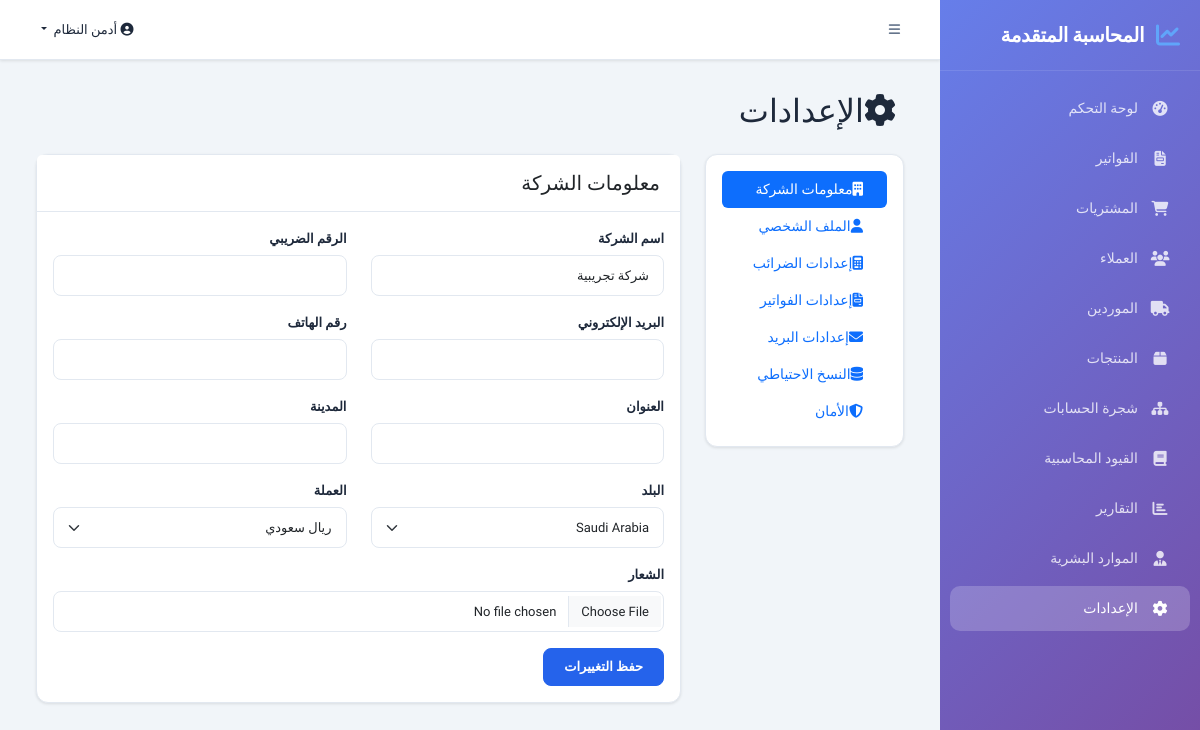
The app's page /settings (signed in) with its own data.
### models.py (models this page shows, shortened)
class User(UserMixin, db.Model):
    __tablename__ = 'users'
    id = db.Column(db.Integer, primary_key=True)
    email = db.Column(db.String(120), unique=True, nullable=False)
    password_hash = db.Column(db.String(256), nullable=False)
    first_name = db.Column(db.String(50), nullable=False)
    last_name = db.Column(db.String(50), nullable=False)
    role = db.Column(db.String(20), default='user')  # admin, accountant, user, viewer
    language = db.Column(db.String(5), default='ar')
    is_active = db.Column(db.Boolean, default=True)
    company_id = db.Column(db.Integer, db.ForeignKey('companies.id'))
    last_login = db.Column(db.DateTime)
    created_at = db.Column(db.DateTime, default=datetime.utcnow)
    @property
    def full_name(self):
        return f"{self.first_name} {self.last_name}"

class Company(db.Model):
    __tablename__ = 'companies'
    id = db.Column(db.Integer, primary_key=True)
    name = db.Column(db.String(200), nullable=False)
    name_ar = db.Column(db.String(200))
    email = db.Column(db.String(120))
    phone = db.Column(db.String(20))
    address = db.Column(db.Text)
    city = db.Column(db.String(100))
    country_code = db.Column(db.String(5), default='SA')
    currency = db.Column(db.String(5), default='SAR')
    tax_number = db.Column(db.String(50))
    commercial_reg = db.Column(db.String(50))
    logo_url = db.Column(db.String(500))
    fiscal_year_start = db.Column(db.String(5), default='01-01')
    subscription_plan = db.Column(db.String(20), default='basic')
    subscription_status = db.Column(db.String(20), default='trial')  # trial, active, expired, cancelled
    subscription_start = db.Column(db.DateTime)
    subscription_end = db.Column(db.DateTime)
    stripe_customer_id = db.Column(db.String(100))
    stripe_subscription_id = db.Column(db.String(100))
    created_at = db.Column(db.DateTime, default=datetime.utcnow)
    updated_at = db.Column(db.DateTime, default=datetime.utcnow, onupdate=datetime.utcnow)
    users = db.relationship('User', backref='company', lazy='dynamic')
    accounts = db.relationship('Account', backref='company', lazy='dynamic')
    journals = db.relationship('JournalEntry', backref='company', lazy='dynamic')
    invoices = db.relationship('Invoice', backref='company', lazy='dynamic')
    purchases = db.relationship('Purchase', backref='company', lazy='dynamic')
    customers = db.relationship('Customer', backref='company', lazy='dynamic')
    suppliers = db.relationship('Supplier', backref='company', lazy='dynamic')
    employees = db.relationship('Employee', backref='company', lazy='dynamic')
    products = db.relationship('Product', backref='company', lazy='dynamic')
    tax_settings = db.relationship('TaxSetting', backref='company', lazy='dynamic')

### app.py (the view)
@app.route('/settings')
@login_required
@company_required
def settings_page():
    accounts = Account.query.filter_by(company_id=current_user.company_id, is_active=True).all()
    return render_template('settings.html', accounts=accounts, company=current_user.company, config=Config)

### templates/settings.html (shortened to what this page needs)
{% extends "base.html" %}
{% block content %}
<div class="container-fluid">
    <div class="row">
        <div class="col-12">
            <h2 class="mb-4"><i class="fas fa-cog ms-2"></i>الإعدادات</h2>
        </div>
    </div>
    <div class="row">
        <div class="col-md-3">
            <div class="card">
                <div class="card-body">
                    <nav class="nav flex-column nav-pills">
                        <a class="nav-link active" data-bs-toggle="pill" href="#company-settings">
                            <i class="fas fa-building ms-2"></i>معلومات الشركة
                        </a>
                        <a class="nav-link" data-bs-toggle="pill" href="#user-settings">
                            <i class="fas fa-user ms-2"></i>الملف الشخصي
                        </a>
                        <a class="nav-link" data-bs-toggle="pill" href="#tax-settings">
                            <i class="fas fa-calculator ms-2"></i>إعدادات الضرائب
                        </a>
                        <a class="nav-link" data-bs-toggle="pill" href="#invoice-settings">
                            <i class="fas fa-file-invoice ms-2"></i>إعدادات الفواتير
                        </a>
                        <a class="nav-link" data-bs-toggle="pill" href="#email-settings">
                            <i class="fas fa-envelope ms-2"></i>إعدادات البريد
                        </a>
                        <a class="nav-link" data-bs-toggle="pill" href="#backup-settings">
                            <i class="fas fa-database ms-2"></i>النسخ الاحتياطي
                        </a>
                        <a class="nav-link" data-bs-toggle="pill" href="#security-settings">
                            <i class="fas fa-shield-alt ms-2"></i>الأمان
                        </a>
                    </nav>
                </div>
            </div>
        </div>
        <div class="col-md-9">
            <div class="tab-content">
                <div class="tab-pane fade show active" id="company-settings">
                    <div class="card">
                        <div class="card-header">
                            <h5 class="mb-0">معلومات الشركة</h5>
                        </div>
                        <div class="card-body">
                            <form method="POST" action="{{ url_for('update_company') }}">
                                <div class="row">
                                    <div class="col-md-6">
                                        <div class="mb-3">
                                            <label class="form-label">اسم الشركة</label>
                                            <input type="text" class="form-control" name="name" value="{{ company.name }}" required>
                                        </div>
                                    </div>
                                    <div class="col-md-6">
                                        <div class="mb-3">
                                            <label class="form-label">الرقم الضريبي</label>
                                            <input type="text" class="form-control" name="tax_number" value="{{ company.tax_number or '' }}">
                                        </div>
                                    </div>
                                </div>
                                <div class="row">
                                    <div class="col-md-6">
                                        <div class="mb-3">
                                            <label class="form-label">البريد الإلكتروني</label>
                                            <input type="email" class="form-control" name="email" value="{{ company.email or '' }}">
                                        </div>
                                    </div>
                                    <div class="col-md-6">
                                        <div class="mb-3">
                                            <label class="form-label">رقم الهاتف</label>
                                            <input type="tel" class="form-control" name="phone" value="{{ company.phone or '' }}">
                                        </div>
                                    </div>
                                </div>
                                <div class="row">
                                    <div class="col-md-6">
                                        <div class="mb-3">
                                            <label class="form-label">العنوان</label>
                                            <input type="text" class="form-control" name="address" value="{{ company.address or '' }}">
                                        </div>
                                    </div>
                                    <div class="col-md-6">
                                        <div class="mb-3">
                                            <label class="form-label">المدينة</label>
                                            <input type="text" class="form-control" name="city" value="{{ company.city or '' }}">
                                        </div>
                                    </div>
                                </div>
                                <div class="row">
                                    <div class="col-md-6">
                                        <div class="mb-3">
                                            <label class="form-label">البلد</label>
                                            <select class="form-select" name="country_code">
                                                {% for code, config in config.TAX_CONFIGS.items() %}
                                                <option value="{{ code }}" {% if company.country_code == code %}selected{% endif %}>
                                                    {{ config.name }}
                                                </option>
                                                {% endfor %}
                                            </select>
                                        </div>
                                    </div>
                                    <div class="col-md-6">
                                        <div class="mb-3">
                                            <label class="form-label">العملة</label>
                                            <select class="form-select" name="currency">
                                                <option value="SAR" {% if company.currency == 'SAR' %}selected{% endif %}>ريال سعودي</option>
                                            </select>
                                        </div>
                                    </div>
                                </div>
                                <div class="mb-3">
                                    <label class="form-label">الشعار</label>
                                    <input type="file" class="form-control" name="logo" accept="image/*">
                                </div>
                                <button type="submit" class="btn btn-primary">حفظ التغييرات</button>
                            </form>
                        </div>
                    </div>
                </div>
            </div>
        </div>
    </div>
</div>
{% endblock %}

### templates/base.html (shortened to what this page needs)
<!DOCTYPE html>
<html lang="ar" dir="rtl">
<head>
    <link href="https://cdn.jsdelivr.net/npm/bootstrap@5.3.2/dist/css/bootstrap.rtl.min.css" rel="stylesheet">
    <link href="https://cdnjs.cloudflare.com/ajax/libs/font-awesome/6.5.1/css/all.min.css" rel="stylesheet">
    <link rel="stylesheet" href="{{ url_for('static', filename='css/style.css') }}">
</head>
<body>
    {% if current_user.is_authenticated %}
    <div class="sidebar" id="sidebar">
        <div class="sidebar-header">
            <i class="fas fa-chart-line"></i>
            <span class="sidebar-brand">المحاسبة المتقدمة</span>
        </div>
        <nav class="sidebar-nav">
            <a href="{{ url_for('dashboard') }}"
                class="nav-link {% if request.endpoint == 'dashboard' %}active{% endif %}">
                <i class="fas fa-tachometer-alt"></i>
                <span>لوحة التحكم</span>
            </a>
            <a href="{{ url_for('invoices') }}"
                class="nav-link {% if request.endpoint in ['invoices', 'add_invoice'] %}active{% endif %}">
                <i class="fas fa-file-invoice"></i>
                <span>الفواتير</span>
            </a>
            <a href="{{ url_for('purchases') }}"
                class="nav-link {% if request.endpoint in ['purchases', 'add_purchase'] %}active{% endif %}">
                <i class="fas fa-shopping-cart"></i>
                <span>المشتريات</span>
            </a>
            <a href="{{ url_for('customers') }}"
                class="nav-link {% if request.endpoint == 'customers' %}active{% endif %}">
                <i class="fas fa-users"></i>
                <span>العملاء</span>
            </a>
            <a href="{{ url_for('suppliers') }}"
                class="nav-link {% if request.endpoint == 'suppliers' %}active{% endif %}">
                <i class="fas fa-truck"></i>
                <span>الموردين</span>
            </a>
            <a href="{{ url_for('products') }}"
                class="nav-link {% if request.endpoint == 'products' %}active{% endif %}">
                <i class="fas fa-box"></i>
                <span>المنتجات</span>
            </a>
            <a href="{{ url_for('chart_of_accounts') }}"
                class="nav-link {% if request.endpoint == 'chart_of_accounts' %}active{% endif %}">
                <i class="fas fa-sitemap"></i>
                <span>شجرة الحسابات</span>
            </a>
            <a href="{{ url_for('journal_entries') }}"
                class="nav-link {% if request.endpoint == 'journal_entries' %}active{% endif %}">
                <i class="fas fa-book"></i>
                <span>القيود المحاسبية</span>
            </a>
            <a href="{{ url_for('reports') }}" class="nav-link {% if request.endpoint == 'reports' %}active{% endif %}">
                <i class="fas fa-chart-bar"></i>
                <span>التقارير</span>
            </a>
            <a href="{{ url_for('hr') }}" class="nav-link {% if request.endpoint == 'hr' %}active{% endif %}">
                <i class="fas fa-user-tie"></i>
                <span>الموارد البشرية</span>
            </a>
            <a href="{{ url_for('settings_page') }}"
                class="nav-link {% if request.endpoint == 'settings_page' %}active{% endif %}">
                <i class="fas fa-cog"></i>
                <span>الإعدادات</span>
            </a>
        </nav>
    </div>
    <div class="main-content" id="mainContent">
        <nav class="top-navbar">
            <button class="btn btn-link sidebar-toggle" onclick="toggleSidebar()">
                <i class="fas fa-bars"></i>
            </button>
            <div class="top-nav-right">
                <div class="dropdown">
                    <button class="btn btn-link dropdown-toggle" data-bs-toggle="dropdown">
                        <i class="fas fa-user-circle"></i>
                        {{ current_user.full_name }}
                    </button>
                </div>
            </div>
        </nav>
        <div class="container-fluid px-4 py-3">
            {% block content %}{% endblock %}
        </div>
    </div>
    {% else %}
    {% block public_content %}{% endblock %}
    {% endif %}
</body>
</html>

### records on screen
User: full_name "أدمن النظام"
Company: name "شركة تجريبية", country_code "Saudi Arabia", currency "ريال سعودي"
